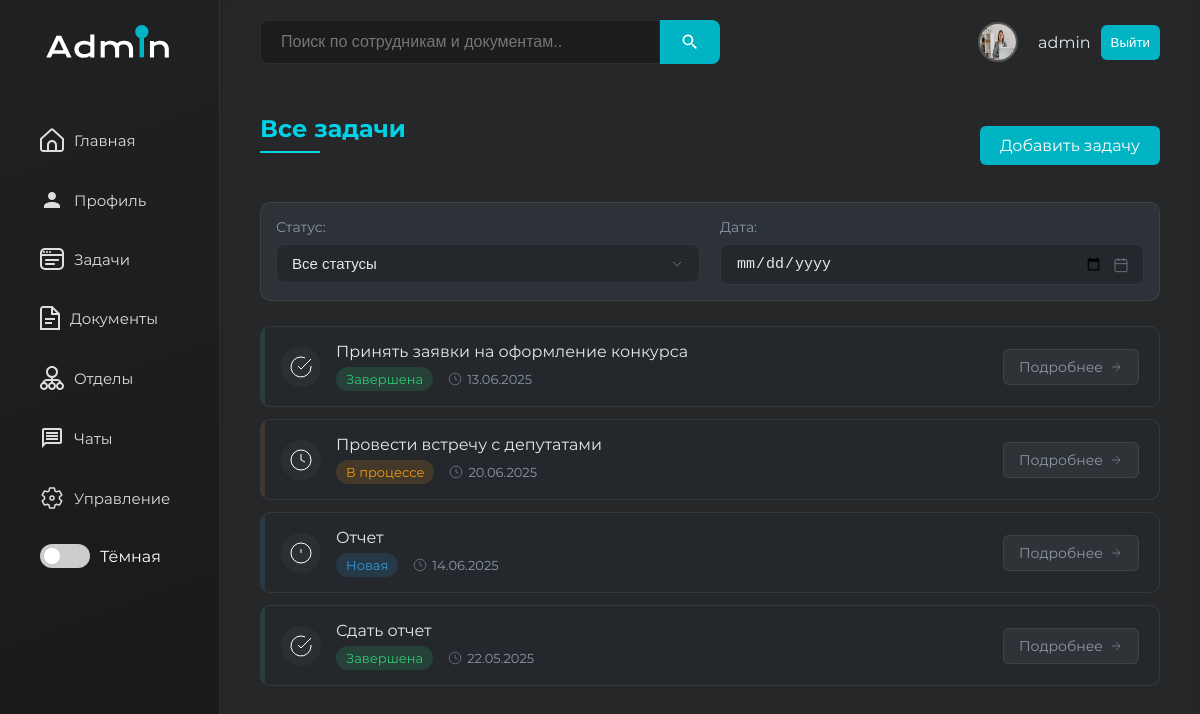
Page /task/ (signed in) on the committed database.
### www/models.py (models this page shows, shortened)
class User(AbstractUser):
    telephone = models.CharField(max_length=15)
    position = models.ForeignKey(
        Position,
        on_delete=models.SET_NULL,
        null=True,
        blank=True,
        verbose_name="Должность"
    )
    department = models.ForeignKey(
        Department,
        on_delete=models.SET_NULL,
        null=True,
        blank=True,
        verbose_name="Отдел"
    )
    avatar = models.ImageField(upload_to='avatars/', null=True, blank=True)
    first_name = models.CharField(max_length=150, verbose_name="Имя")
    last_name = models.CharField(max_length=150, verbose_name="Фамилия")
    role = models.ForeignKey(
        Role,
        on_delete=models.SET_NULL,
        null=True,
        blank=True,
        verbose_name="Роль"
    )

class Task(models.Model):
    STATUS_CHOICES = [
        ('new', 'Новая'),
        ('in_progress', 'В процессе'),
        ('completed', 'Завершена'),
    ]
    title = models.CharField(max_length=255)
    description = models.TextField()
    created_at = models.DateTimeField(auto_now_add=True)
    user = models.ForeignKey(User, on_delete=models.CASCADE, related_name="tasks")
    file_attachment = models.FileField(upload_to='task_files/', blank=True, null=True)
    status = models.CharField(
        max_length=20,
        choices=STATUS_CHOICES,
        default='new'
    )
    completed_comment = models.TextField(blank=True, null=True)
    due_date = models.DateField(null=True, blank=True)  # Добавлено поле даты
    completed_at = models.DateTimeField(null=True, blank=True)

### www/views.py (the view)
# urls.py: path('task/', TaskListView.as_view(), name='task'),  # Страница задач
class TaskListView(LoginRequiredMixin, ListView):
    model = Task
    template_name = 'task.html'
    context_object_name = 'tasks'
    def get_queryset(self):
        queryset = super().get_queryset().filter(user=self.request.user)
        status = self.request.GET.get('status')
        if status:
            queryset = queryset.filter(status=status)
        date = self.request.GET.get('date')
        if date:
            queryset = queryset.filter(due_date=date)
        return queryset.order_by('-created_at')
    def get_context_data(self, **kwargs):
        context = super().get_context_data(**kwargs)
        context['current_status'] = self.request.GET.get('status', '')
        context['current_date'] = self.request.GET.get('date', '')
        return context

### templates/task.html (shortened to what this page needs)
{% extends 'base.html' %}
{% load static %}
{% block main %}
    <div class="document-container">
        <div class="tasks-header">
            <h1>Все задачи</h1>
            <a href="{% url 'task_create' %}" class="add-document-btn">
                Добавить задачу
            </a>
        </div>
        <div class="filters">
            <form method="get" class="filter-form">
                <div class="filter-group">
                    <label for="status-filter">Статус:</label>
                    <div class="select-wrapper">
                        <select name="status" id="status-filter" onchange="this.form.submit()">
                            <option value="">Все статусы</option>
                        </select>
                    </div>
                </div>
                <div class="filter-group">
                    <label for="date-filter">Дата:</label>
                    <div class="date-wrapper">
                        <input type="date" name="date" id="date-filter" value="{{ current_date }}"
                               onchange="this.form.submit()">
                    </div>
                </div>
            </form>
        </div>
        {% if tasks %}
            <ul class="document-list">
                {% for task in tasks %}
                    <li class="document-item">
                        <div class="status-indicator status-{{ task.status }}"></div>
                        <div class="document-icon">
                            {% if task.status == 'completed' %}
                                <svg width="24" height="24" viewBox="0 0 24 24" fill="none" stroke="currentColor">
                                    <path d="M22 11.08V12a10 10 0 1 1-5.93-9.14"></path>
                                    <polyline points="22 4 12 14.01 9 11.01"></polyline>
                                </svg>
                            {% elif task.status == 'in_progress' %}
                                <svg width="24" height="24" viewBox="0 0 24 24" fill="none" stroke="currentColor">
                                    <circle cx="12" cy="12" r="10"></circle>
                                    <polyline points="12 6 12 12 16 14"></polyline>
                                </svg>
                            {% else %}
                                <svg width="24" height="24" viewBox="0 0 24 24" fill="none" stroke="currentColor">
                                    <circle cx="12" cy="12" r="10"></circle>
                                    <line x1="12" y1="8" x2="12" y2="12"></line>
                                    <line x1="12" y1="16" x2="12.01" y2="16"></line>
                                </svg>
                            {% endif %}
                        </div>
                        <div class="document-info">
                            <span class="document-title">{{ task.title }}</span>
                            <div class="document-meta">
                            <span class="task-status status-{{ task.status }}">
                                {{ task.get_status_display }}
                            </span>
                                <span class="document-uploaded-at">
                                {% if task.due_date %}
                                    <svg width="14" height="14" viewBox="0 0 24 24" fill="none" stroke="currentColor">
                                        <circle cx="12" cy="12" r="10"></circle>
                                        <polyline points="12 6 12 12 16 14"></polyline>
                                    </svg>
                                    {{ task.due_date|date:"d.m.Y" }}
                                {% else %}
                                    Без срока
                                {% endif %}
                            </span>
                            </div>
                        </div>
                        <div class="document-actions">
                            <a href="{% url 'task_detail' task.pk %}" class="action-button">
                                Подробнее
                                <svg width="14" height="14" viewBox="0 0 24 24" fill="none" stroke="currentColor">
                                    <path d="M5 12h14M12 5l7 7-7 7"></path>
                                </svg>
                            </a>
                        </div>
                    </li>
                {% endfor %}
            </ul>
        {% endif %}
    </div>
{% endblock %}

### templates/base.html (shortened to what this page needs)
{% load static %}
<!DOCTYPE html>
<html lang="en" data-theme="dark">
<head>
    <link rel="stylesheet" href="{% static 'css/dashboard.css' %}">
</head>
<body>
<div id="wrapper">
    <div id="sidebar" class="expanded">
        <div class="logo">
        </div>
        <ul class="nav">
            <li><a href="{% url 'main' %}">
                <span class="nav-text">Главная</span></a></li>
            {% if user.is_authenticated %}
                <li><a href="{% url  'profile' %}">
                    <svg style="margin-right: 10px" width="24" height="24" viewBox="0 0 24 24" fill="none"
                         xmlns="http://www.w3.org/2000/svg">
                        <path d="M12 4C9.79 4 8 5.79 8 8C8 10.21 9.79 12 12 12C14.21 12 16 10.21 16 8C16 5.79 14.21 4 12 4ZM12 14C7.58 14 4 15.79 4 18V20H20V18C20 15.79 16.42 14 12 14Z"
                              fill="#DEDEDE"/>
                    </svg>
                    <span class="nav-text">Профиль</span></a></li>
                <li><a href="{% url 'task' %}">
                    <span class="nav-text">Задачи</span></a></li>
                <li><a href="{% url 'documents' %}">
                    <span class="nav-text">Документы</span></a></li>
                <li><a href="{% url 'department_list' %}">
                    <span class="nav-text">Отделы</span></a></li>
                <li><a href="{% url 'chats' %}">
                    <svg style="margin-right: 10px" width="24" height="24" viewBox="0 0 24 24" fill="none"
                         xmlns="http://www.w3.org/2000/svg">
                        <path d="M20 2H4C2.9 2 2 2.9 2 4V22L6 18H20C21.1 18 22 17.1 22 16V4C22 2.9 21.1 2 20 2ZM20 16H5.17L4 17.17V4H20V16ZM6 12H18V14H6V12ZM6 9H18V11H6V9ZM6 6H18V8H6V6Z"
                              fill="#DEDEDE"/>
                    </svg>
                    <span class="nav-text">Чаты</span></a>
                </li>
                {% if request.user.is_superuser %}
                    <li><a href="{% url 'admin_panel' %}">
                        <span class="nav-text">Управление</span></a></li>
                {% endif %}
            {% endif %}
            <li>
                <div class="theme-switcher">
                    <label class="switch">
                        <span class="slider round"></span>
                    </label>
                    <span id="themeLabel">Тёмная</span>
                </div>
            </li>
        </ul>
    </div>
    <div id="main-content">
        <header>
            <form method="GET" action="{% url 'search' %}" class="search-form">
                <input type="text"
                       name="query"
                       placeholder="Поиск по сотрудникам и документам.."
                       value="{{ request.GET.query|default_if_none:'' }}">
                <button type="submit" class="search">
                </button>
            </form>
            <div class="profile">
                {% if user.avatar %}
                    <img src="{{ user.avatar.url }}" alt="Аватар" style="max-width: 150px; max-height: 150px;">
                {% else %}
                    <img src="{% static 'img/default-avatar.png' %}" alt="Аватар по умолчанию"
                         style="max-width: 150px; max-height: 150px;">
                {% endif %}
                {% if user.is_authenticated %}
                    {{ user.username }}
                {% else %}
                    Гость
                {% endif %}
                {% if user.is_authenticated %}
                    <button><a href="{% url 'logout' %}">Выйти</a></button>
                {% else %}
                    <button><a href="{% url 'login' %}">Войти</a></button>
                {% endif %}
            </div>
        </header>
        <section class="dashboard">
            {% block main %}
            {% endblock %}
        </section>
    </div>
</div>
</body>
</html>

### static/css/dashboard.css (style rules this page uses)
:root { --accent-color: #00B4C4; --bg-primary: #F5F5F5; --bg-secondary: #FFFFFF; --bg-sidebar: linear-gradient(160deg, #1f2123 0%, #18191a 100%); --border-color: #e0e0e0; --card-bg: #FFFFFF; --card-shadow: 0 2px 10px rgba(0, 0, 0, 0.05); --icon-filter: none; --sidebar-light-active: rgba(0, 180, 196, 0.25); --sidebar-light-bg: linear-gradient(160deg, #f5f7fa 0%, #00b4c4 100%); --sidebar-light-border: rgba(0, 0, 0, 0.08); --sidebar-light-hover: rgba(0, 180, 196, 0.15); --sidebar-light-text: #333; --text-primary: #333; --text-secondary: #555; }
[data-theme="dark"] { --bg-primary: #252729; --bg-secondary: #1A1C1E; --bg-sidebar: linear-gradient(160deg, #1f2123 0%, #18191a 100%); --border-color: rgba(255, 255, 255, 0.08); --card-bg: #1E2022; --card-shadow: 0 2px 10px rgba(0, 0, 0, 0.2); --icon-filter: invert(100%) sepia(0%) saturate(0%) hue-rotate(93deg) brightness(103%) contrast(103%); --text-primary: #DDDDDD; --text-secondary: #AAAAAA; }
* { margin: 0; padding: 0; box-sizing: border-box; }
h1, h2 { font-family: 'Montserrat'; font-weight: 400; }
body { font-family: 'Montserrat', sans-serif; font-weight: 400; background-color: var(--bg-primary); color: var(--text-primary); transition: background-color 0.3s ease, color 0.3s ease; }
button { background-color: var(--accent-color); padding: 10px; color: white; border: none; border-radius: 6px; cursor: pointer; }
a { text-decoration: none; color: white; }
#main-content { flex-grow: 1; background-color: var(--bg-primary); padding: 20px 40px; height: 100vh; overflow-y: auto; box-shadow: inset 0px 0px 10px rgba(0, 0, 0, 0.1); }
.search-form { display: flex; flex: 1; min-width: 200px; max-width: 100%; }
.search-form input[type="text"] { padding: 12px 20px; font-size: 16px; border: 1px solid var(--border-color); border-radius: 8px 0 0 8px; outline: none; transition: border-color 0.3s ease; background-color: var(--bg-secondary); color: var(--text-primary); width: 100%; max-width: 400px; box-shadow: 0 2px 6px rgba(0, 0, 0, 0.05); }
.search-form .search { background-color: var(--accent-color); border: none; border-radius: 0 8px 8px 0; padding: 0 20px; cursor: pointer; display: flex; align-items: center; justify-content: center; transition: background-color 0.3s ease; min-width: 50px; }
#sidebar, header, .profile, input { transition: all 0.4s cubic-bezier(0.4, 0, 0.2, 1); }
.dashboard { animation: cardEntrance 0.6s ease-out both; padding: 30px 0px; }
header { display: flex; justify-content: space-between; align-items: center; margin-bottom: 20px; }
header a { text-decoration: none; color: #ffffff; }
header input[type="text"] { width: 100%; padding: 10px 15px; max-width: 400px; font-size: 16px; border: 1px solid var(--border-color); border-radius: 15px; outline: none; transition: border-color 0.3s ease; background-color: var(--bg-secondary); color: var(--text-primary); }
header .profile { display: flex; align-items: center; color: var(--text-primary); gap: 10px; transition: all 0.3s ease; }
header .profile img { width: 40px; height: 40px; border-radius: 50%; margin-right: 10px; border: 2px solid rgba(255, 255, 255, 0.2); }
.theme-switcher { display: flex; align-items: center; gap: 10px; margin: 20px; }
.switch { position: relative; display: inline-block; width: 50px; height: 24px; }
.slider { position: absolute; cursor: pointer; top: 0; left: 0; right: 0; bottom: 0; background-color: #ccc; transition: .4s; }
.slider:before { position: absolute; content: ""; height: 16px; width: 16px; left: 4px; bottom: 4px; background-color: white; transition: .4s; }
.slider.round { border-radius: 24px; }
.slider.round:before { border-radius: 50%; }
#wrapper { display: flex; }
#sidebar { min-width: 220px; height: 100vh; background: var(--bg-sidebar); color: white; display: flex; flex-direction: column; transition: all 0.4s cubic-bezier(0.4, 0, 0.2, 1); border-right: 1px solid rgba(255, 255, 255, 0.08); overflow: hidden; padding: 25px 0; position: relative; }
#sidebar .logo { text-align: center; transition: opacity 0.3s ease, transform 0.3s ease; margin-bottom: 40px; }
#sidebar .nav li { padding: 0 20px; margin: 8px 0; position: relative; transition: all 0.3s cubic-bezier(0.4, 0, 0.2, 1); list-style: none; }
#sidebar .nav li a { display: flex; align-items: center; padding: 14px 20px; border-radius: 8px; color: rgba(255, 255, 255, 0.85); font-size: 15px; font-weight: 500; transition: all 0.3s ease; background: transparent; position: relative; overflow: hidden; }

### rows in the picture
User: avatar (picture), username "admin"
Task: title "Принять заявки на оформление конкурса", status "Завершена", due_date "13.06.2025"
Task: title "Провести встречу с депутатами", status "В процессе", due_date "20.06.2025"
Task: title "Отчет", status "Новая", due_date "14.06.2025"
Task: title "Сдать отчет", status "Завершена", due_date "22.05.2025"
